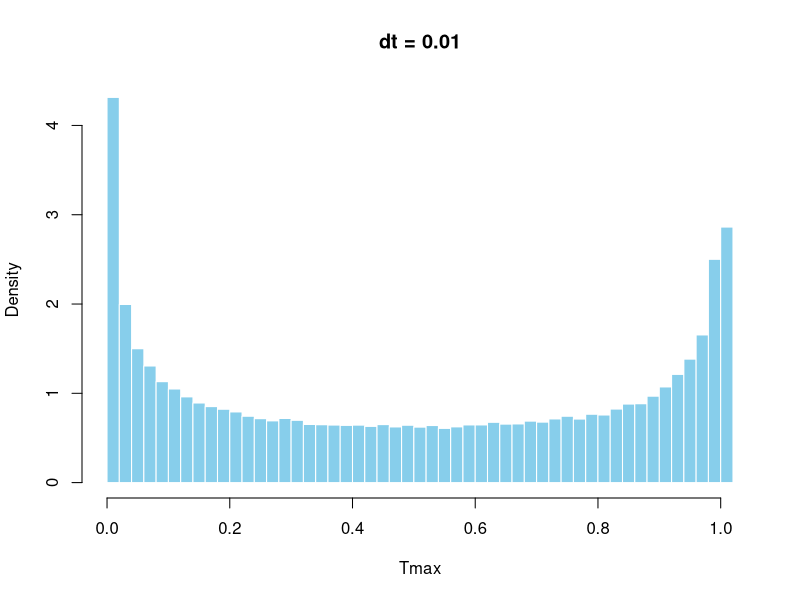
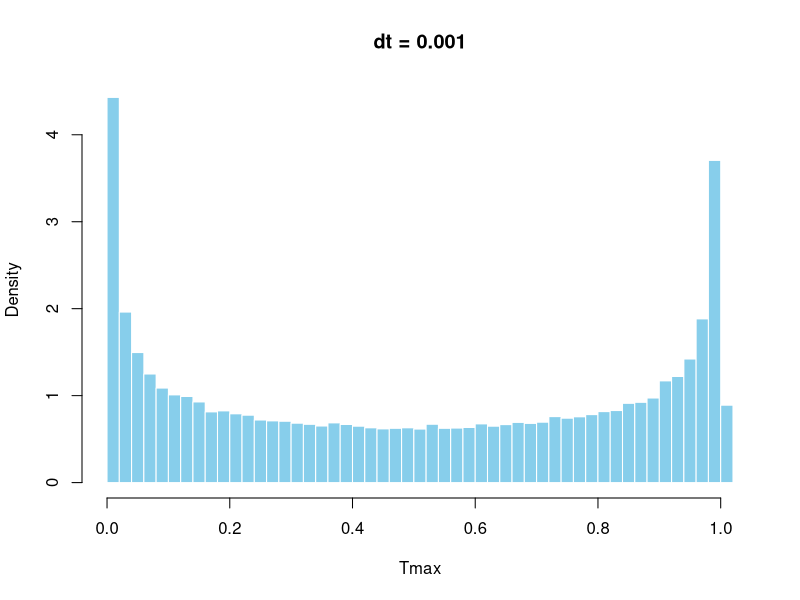
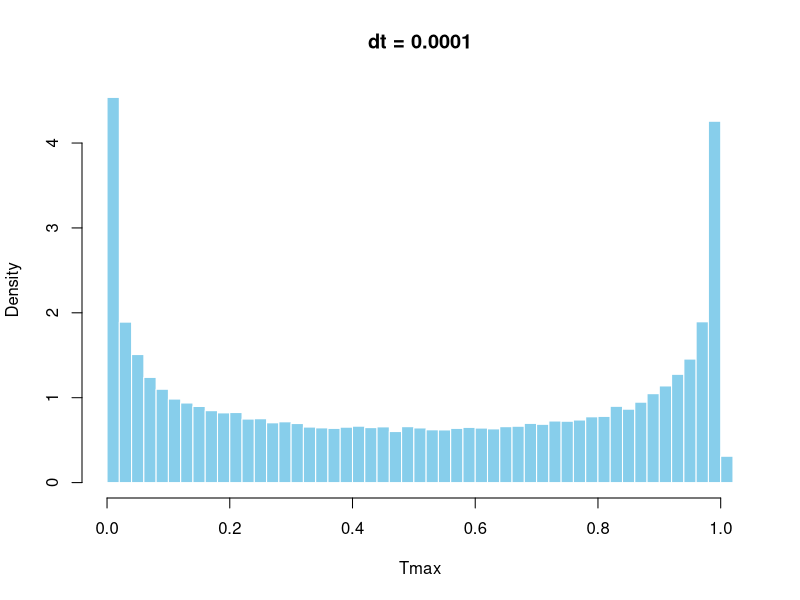

Source code (R) for these figures, in order:
simulate_temperature <- function(dt = 0.01) {
  Tmax_values <- c(100000) # creates a empty vector for results
  
  # Monte Carlo simulation
  for (i in 1:100000) {
    # stores the increments as a vector
    increments <- rnorm(1/dt, mean = 0, sd = sqrt(dt)) # variance = dt => sd = sqrt(dt)
    
    X <- c(0, cumsum(increments)) # makes a vector of the cumulative value
    
    #which.max() finds the point X is greatest
    Tmax_values[i] <- which.max(X) * dt # the multply bt dt to find the time its greatest
  }
  
  return(Tmax_values) # Return the Tmax values from all simulations
}


#par(mfrow = c(1, length(dt_values))) # Set up plotting area


Tmax_values <- simulate_temperature(0.01)

# Plot histogram
hist(Tmax_values, breaks = 50, probability = TRUE, main = paste("dt = 0.01"),
     xlab = "Tmax", ylab = "Density", col = "skyblue", border = "white")

Tmax_values <- simulate_temperature(0.001)

# Plot histogram
hist(Tmax_values, breaks = 50, probability = TRUE, main = paste("dt = 0.001"),
     xlab = "Tmax", ylab = "Density", col = "skyblue", border = "white")

Tmax_values <- simulate_temperature(0.0001)

# Plot histogram
hist(Tmax_values, breaks = 50, probability = TRUE, main = paste("dt = 0.0001"),
     xlab = "Tmax", ylab = "Density", col = "skyblue", border = "white")
